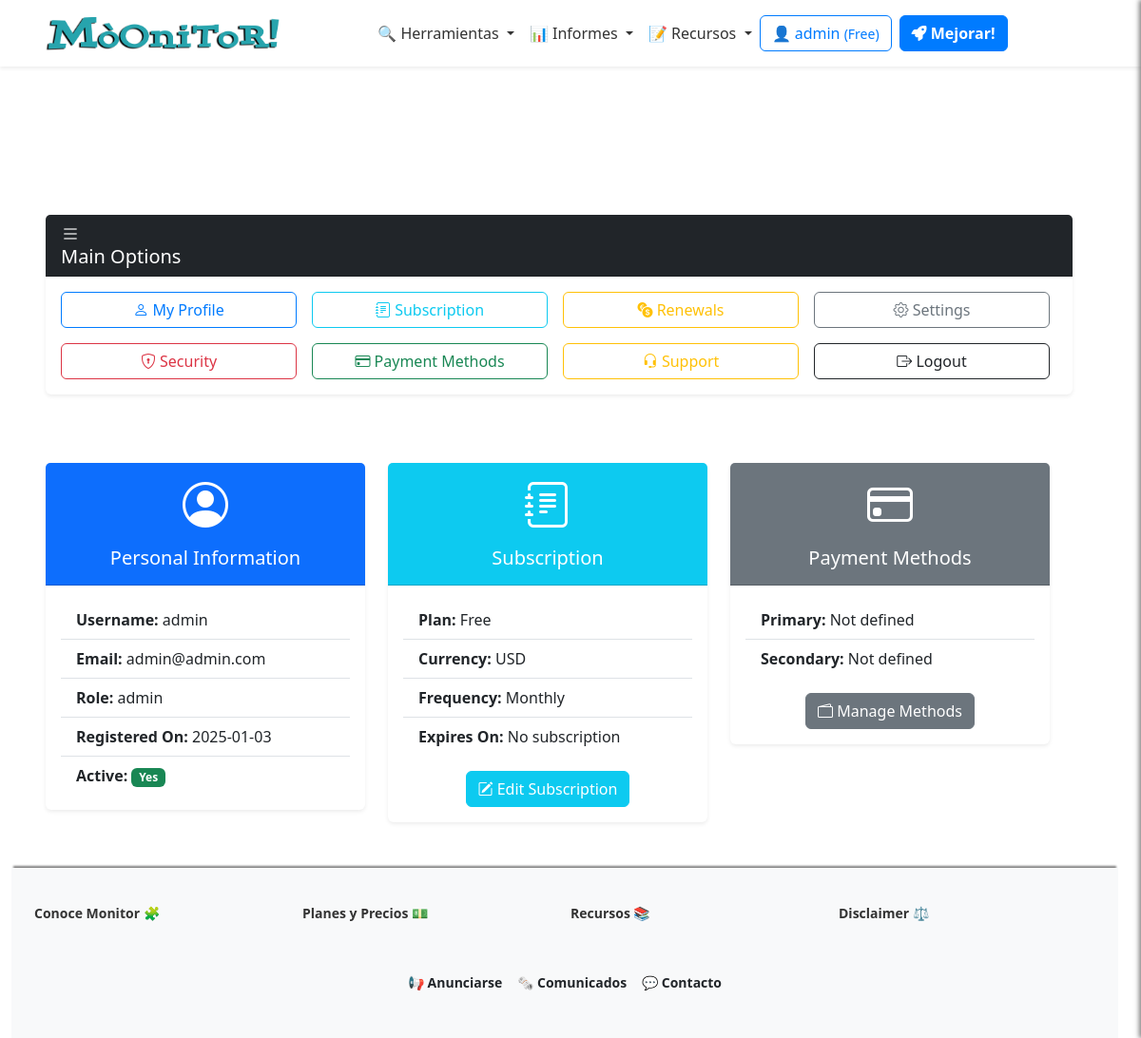
Before: /profile (signed in) with the older database file.
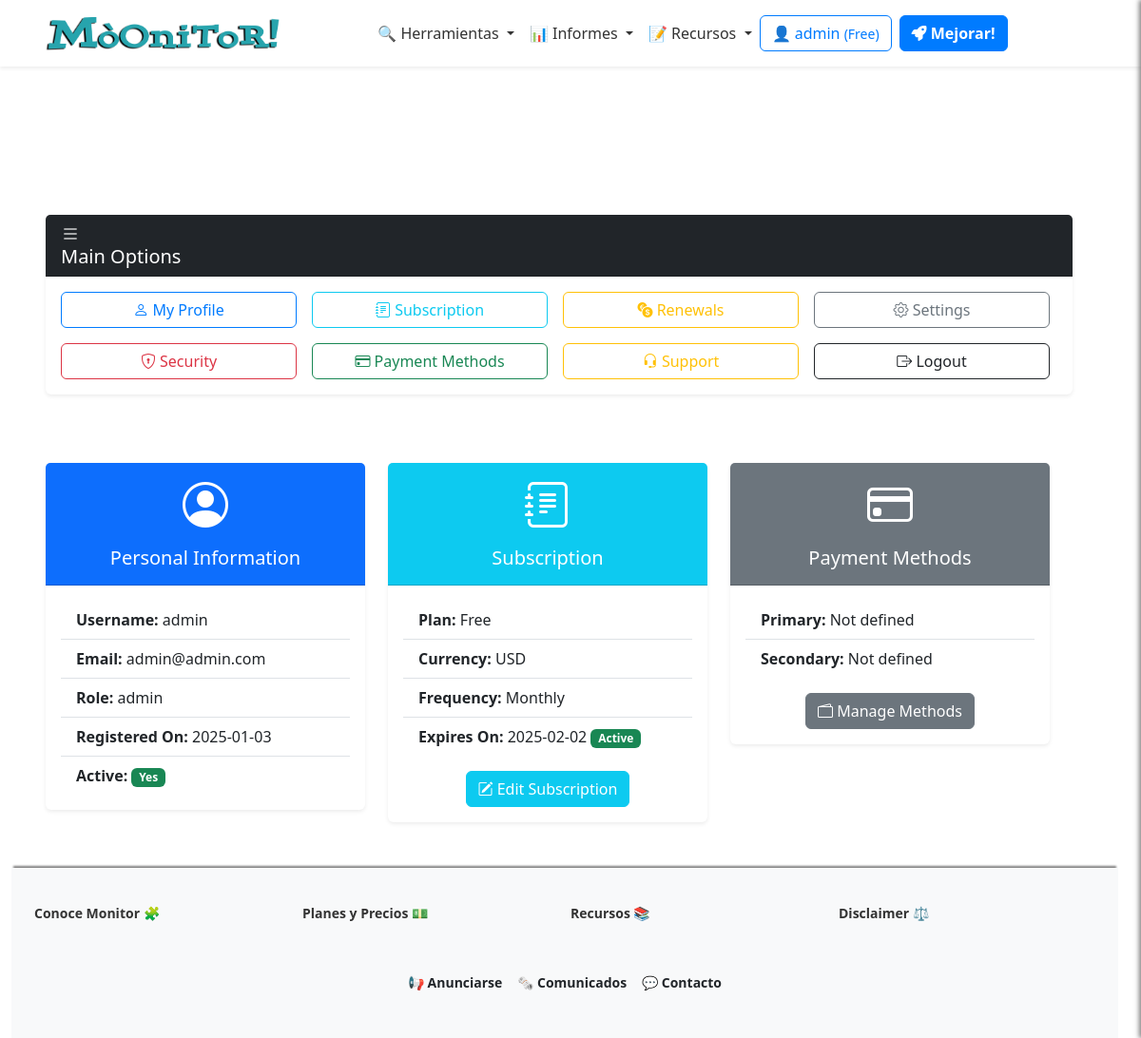
After: the same page with the newer database file.
### app/models/user_model.py (models this page shows, shortened)
class Users(UserMixin, db.Model):
    __tablename__ = 'Users'
    id = db.Column(db.Integer, primary_key=True)
    username = db.Column(db.String(80), unique=True, nullable=False)
    email = db.Column(db.String(120), unique=True, nullable=False)
    password_hash = db.Column(db.String(255), nullable=False)
    token = db.Column(db.String(255), index=True, unique=True)
    active = db.Column(db.Boolean, default=False)
    registered_on = db.Column(db.DateTime, nullable=False, default=datetime.datetime.utcnow)
    config = db.Column(JSONType)
    role = db.Column(db.String(20), nullable=False, default='usuario')
    subscription_plan = db.Column(Enum('Free', 'Pro', 'Corporate', name='subscription_plans'), default='Free')
    subscription_currency = db.Column(db.String(3), default='USD')  # ISO currency codes (e.g., USD, EUR)
    subscription_expiration = db.Column(db.DateTime, nullable=True)
    subscription_frequency = db.Column(Enum('Monthly', 'Annually', name='subscription_frequency'), default='Monthly')
    primary_payment = db.Column(JSONType, nullable=True)  # IBAN, SWIFT, etc.
    secondary_payment = db.Column(JSONType, nullable=True)
    transactions = db.relationship('Transaction', backref='user', lazy=True)
    def is_subscription_active(self):
        if not self.subscription_expiration:
            return False
        return self.subscription_expiration > datetime.datetime.utcnow()

### app/controllers/user_controller.py (the view)
@app.route('/profile') ## futuro dashboard
@login_required
def profile():
    breadcrumbs = [
        {'url': '/profile', 'text': 'Perfil'}
    ]
    user = Users.query.filter_by(id=current_user.id).first()
    return render_template('user/profile.html', user=user, breadcrumbs=breadcrumbs)

### app/__init__.py (called while the page is built)
@app.context_processor
def inject_sidebar_info():
    return dict(is_admin=current_user.is_authenticated and current_user.role == 'admin')

@app.context_processor
def inject_breadcrumb():
    breadcrumbs = [
        {'url': '/', 'text': 'Inicio'},
        {'url': '/profile', 'text': 'Opcion 1'},
        {'url': '/profile/edit', 'text': 'Sub opcion 1'}
    ]
    return {'breadcrumbs': breadcrumbs}

@app.context_processor
def inject_grouped_tools():
    grouped_tools = {}
    for category, tools_in_category in groupby(sorted(tools, key=itemgetter('category')), key=itemgetter('category')):
        subcategories = {}
        for subcategory, tools_in_subcategory in groupby(sorted(tools_in_category, key=itemgetter('subcategory')), key=itemgetter('subcategory')):
            subcategories[subcategory] = list(tools_in_subcategory)
        grouped_tools[category] = subcategories
    return dict(grouped_tools=grouped_tools)

@login_manager.user_loader
def load_user(user_id):
    return Users.query.get(int(user_id))

### app/templates/user/profile.html (shortened to what the changed rows need)
{% extends 'base.html' %}
{% block content %}
<div class="container my-5">
    <div class="row">
        <div class="col-12 mb-4">
            <div class="card shadow-sm border-0">
                <div class="card-header bg-dark text-white d-flex justify-content-between align-items-center">
                    <h2 class="h5 mb-0"><i class="bi bi-list"></i> Main Options</h2>
                </div>
            </div>
        </div>
        <div class="row g-4">
            <div class="col-lg-4 col-md-6">
                <div class="card shadow-sm border-0">
                    <div class="card-body">
                        <ul class="list-group list-group-flush">
                            <li class="list-group-item"><strong>Username:</strong> {{ user.username }}</li>
                            <li class="list-group-item"><strong>Email:</strong> {{ user.email }}</li>
                            <li class="list-group-item"><strong>Role:</strong> {{ user.role }}</li>
                            <li class="list-group-item"><strong>Registered On:</strong> {{ user.registered_on.strftime('%Y-%m-%d') }}</li>
                            <li class="list-group-item">
                                <strong>Active:</strong>
                                {% if user.active %}
                                <span class="badge bg-success">Yes</span>
                                {% else %}
                                <span class="badge bg-danger">No</span>
                                {% endif %}
                            </li>
                        </ul>
                    </div>
                </div>
            </div>
            <div class="col-lg-4 col-md-6">
                <div class="card shadow-sm border-0">
                    <div class="card-body">
                        <ul class="list-group list-group-flush">
                            <li class="list-group-item"><strong>Plan:</strong> {{ user.subscription_plan }}</li>
                            <li class="list-group-item"><strong>Currency:</strong> {{ user.subscription_currency }}</li>
                            <li class="list-group-item"><strong>Frequency:</strong> {{ user.subscription_frequency }}</li>
                            <li class="list-group-item">
                                <strong>Expires On:</strong>
                                {% if user.subscription_expiration %}
                                {{ user.subscription_expiration.strftime('%Y-%m-%d') }}
                                {% if user.is_subscription_active() %}
                                <span class="badge bg-success">Active</span>
                                {% else %}
                                <span class="badge bg-danger">Expired</span>
                                {% endif %}
                                {% else %}
                                No subscription
                                {% endif %}
                            </li>
                        </ul>
                    </div>
                </div>
            </div>
            <div class="col-lg-4 col-md-6">
                <div class="card shadow-sm border-0">
                    <div class="card-body">
                        <ul class="list-group list-group-flush">
                            <li class="list-group-item"><strong>Primary:</strong> {{ user.primary_payment.method if user.primary_payment else 'Not defined' }}</li>
                            <li class="list-group-item"><strong>Secondary:</strong> {{ user.secondary_payment.method if user.secondary_payment else 'Not defined' }}</li>
                        </ul>
                    </div>
                </div>
            </div>
        </div>
    </div>
</div>
{% endblock %}

### app/templates/inc/navbar.html (shortened to what this page needs)
<nav class="navbar navbar-expand-lg navbar-light bg-white shadow-sm">
  <div class="container">
    <a class="navbar-brand mx-auto" href="{{ url_for('index') }}">
      <img src="{{ url_for('static', filename='logo.png') }}" alt="Logo" height="50"
        class="d-inline-block align-text-top">
    </a>
    <div class="collapse navbar-collapse justify-content-center" id="navbarNav">
      <ul class="navbar-nav align-items-center">
        <li class="nav-item dropdown">
          <a class="nav-link dropdown-toggle" href="#" id="domainDnsDropdown" role="button" data-bs-toggle="dropdown"
            aria-expanded="false">
            🔍 Herramientas
          </a>
        </li>
        <li class="nav-item dropdown">
          <a class="nav-link dropdown-toggle" href="#" id="domainDnsDropdown" role="button" data-bs-toggle="dropdown"
            aria-expanded="false">
            📊 Informes
          </a>
        </li>
        <li class="nav-item dropdown">
          <a class="nav-link dropdown-toggle" href="#" id="domainDnsDropdown" role="button" data-bs-toggle="dropdown"
            aria-expanded="false">
            📝 Recursos
          </a>
        </li>
      </ul>
    <div class="d-flex flex-column flex-sm-row align-items-center justify-content-center ms-0 mb-3 mt-3">
      {% if current_user.is_authenticated %}
          <a href="/dashboard" class="btn btn-outline-primary mb-2 mb-sm-0 me-sm-2">
              <span class="item-responsive">👤 {{ current_user.username }}
                  <small>({{ current_user.subscription_plan }})</small>
              </span>
          </a>
          {% if current_user.subscription_plan == "Free" %}
              <a class="btn btn-primary mb-2 mb-sm-0 me-sm-2 text-decoration-none fw-semibold" href="{{ url_for('edit_subscription') }}">
                  <i class="fa-solid fa-rocket"></i> Mejorar!
              </a>
          {% elif current_user.subscription_plan == "Pro" %}
              <a class="btn btn-primary mb-2 mb-sm-0 me-sm-2 text-decoration-none fw-semibold" href="{{ url_for('edit_subscription') }}">
                  <i class="fa-solid fa-crown"></i> Probar Corporate!
              </a>
          {% endif %}
      {% endif %}
  </div>
    </div>
  </div>
</nav>

Changed rows visible on the page:
changed Users "admin": subscription_expiration (not shown) → "2025-02-02"
Other visible differences:
text no longer shown: "No subscription"
text now shown: "Active"
